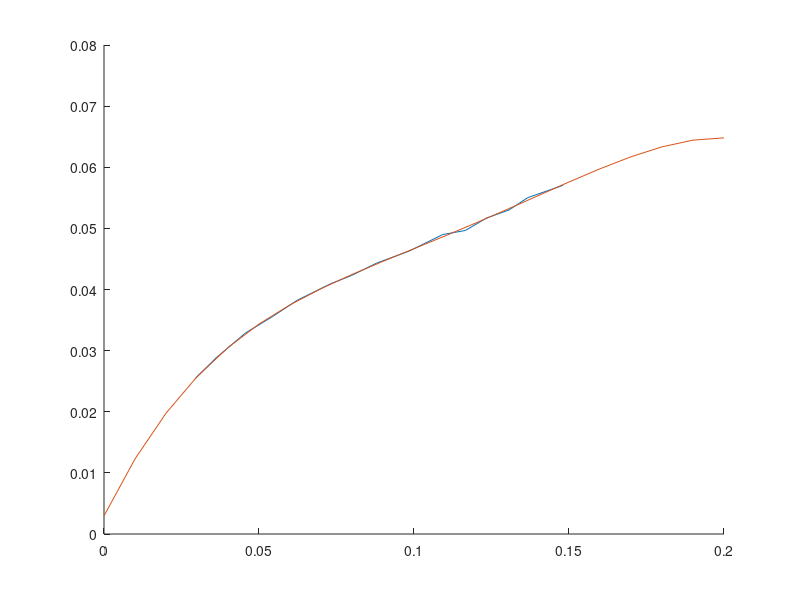

MATLAB code for this plot: (Note: this script raises an error after producing the figure.)
%Dsection radius

data=[
% 0.00011160714285713856, 0.0013422818791946345
% 0.0021205357142857102, 0.007382550335570476
% 0.00479910714285714, 0.012080536912751655
% 0.011495535714285712, 0.01610738255033556
% 0.017522321428571425, 0.01946308724832213
% 0.02287946428571428, 0.0221476510067114
0.029575892857142856, 0.025503355704698
0.036272321428571425, 0.028859060402684572
0.04564732142857143, 0.03288590604026845
0.05435267857142857, 0.03557046979865772
0.06238839285714286, 0.038255033557046986
0.07310267857142858, 0.040939597315436255
0.07979910714285714, 0.04228187919463089
0.08783482142857144, 0.04429530201342281
0.09854910714285714, 0.046308724832214765
0.10926339285714287, 0.048993288590604034
0.1166294642857143, 0.04966442953020135
0.12332589285714285, 0.05167785234899329
0.1306919642857143, 0.05302013422818792
0.13671875000000003, 0.055033557046979875
0.1481026785714286, 0.05704697986577183]
% 0.1588169642857143, 0.059060402684563765
% 0.16752232142857143, 0.061073825503355716
% 0.17890625000000002, 0.06241610738255035
% 0.18627232142857145, 0.06375838926174499
% 0.19363839285714288, 0.0651006711409396
% 0.20033482142857142, 0.06577181208053692]

hold on
plot(data(:,1),data(:,2))

Pol=polyfit(data(:,1),data(:,2),4)
x=0:0.01:0.2
y=polyval(Pol,x)
plot(x,y)

sym=poly2sym(Pol)

diff1=diff(sym)
diff2=diff(diff1)

A=subs(diff1,(data(1)+data(end))/2)
B=subs(diff2,(data(1)+data(end))/2)

R = double(((1+A^2)^(1.5))/abs(B))
